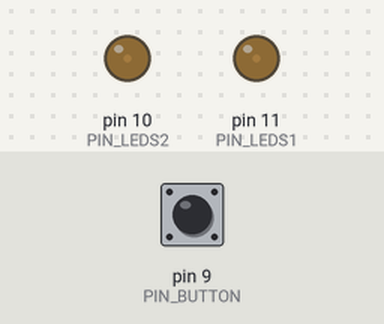
This sketch was run on a simulated Arduino Uno, built with avr-gcc and run on an emulated ATmega328P. Shown: output pins drawn as LEDs (lit = HIGH). Inputs (shaded band) come from the test bench; at power-on: pin 9 (PIN_BUTTON) LOW.

Above: at 0.15 s.
At 7.0 s:
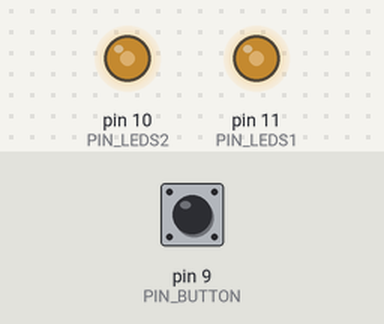
7.1 s: pin 9 (PIN_BUTTON) pulled HIGH for 3 s
At 7.95 s:
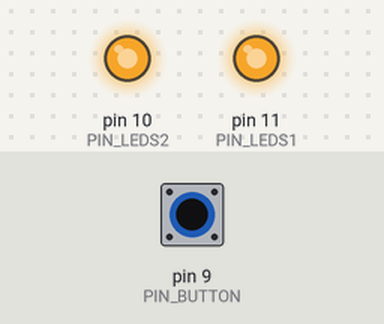
Timing chart, 0 to 17.6 s (numbered marks = the images above; inputs shaded):
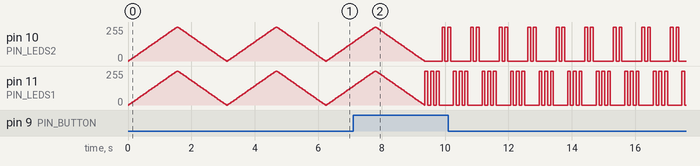

The sketch:

natal_pisca_pisca.ino
```cpp
#define PIN_LEDS1 11
#define PIN_LEDS2 10
#define PIN_BUTTON 9

int brightness = 0;
int currentIndex = 0;
int previousButtonState = LOW;

void setup() {
  pinMode(PIN_BUTTON, INPUT);
  pinMode(PIN_LEDS1, OUTPUT);
  pinMode(PIN_LEDS2, OUTPUT);
  Serial.begin(9600);
}

void loop() {
  int buttonStatus = digitalRead(PIN_BUTTON);

  if (buttonStatus == HIGH && previousButtonState == LOW) {
    currentIndex = ChangeFunction(currentIndex);
  }

  Menu(currentIndex);

  previousButtonState = buttonStatus;
}

int ChangeFunction(int index){
  return index<2?(index + 1):index=0;
}

void Menu(int index){
  if(index == 0){
    Fade();
  }else if(index == 1){
    Combination();
  }
}

void Fade(){
  for (brightness = 0; brightness <= 255; brightness += 5) {
    analogWrite(PIN_LEDS1, brightness);
    analogWrite(PIN_LEDS2, brightness);
    delay(30);
  }
  for (brightness = 255; brightness >= 0; brightness -= 5) {
    analogWrite(PIN_LEDS1, brightness);
    analogWrite(PIN_LEDS2, brightness);
    delay(30);
  }
}

void Combination(){
  for (int Flashes = 0; Flashes <= 4; Flashes +=1) {
    if(Flashes<=2){
      digitalWrite(PIN_LEDS1, HIGH);
      delay(90);
      digitalWrite(PIN_LEDS1, LOW);
      delay(90);
    }else{
      digitalWrite(PIN_LEDS2, HIGH);
      delay(90);
      digitalWrite(PIN_LEDS2, LOW);
      delay(90);
    }
  }
}
```
